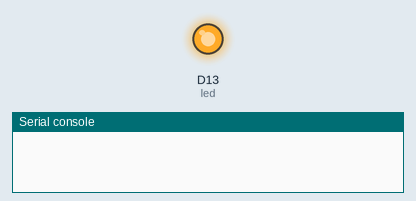
Bench run of a program on a simulated CircuitPython board. On the bench: output pins drawn as LEDs (lit = HIGH), the last lines printed to the serial console.

Above: at 0.05 s.
At 1.0 s:
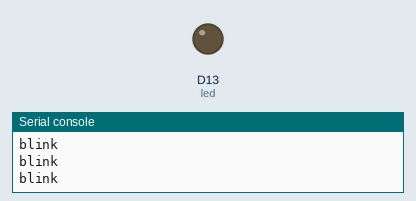
Timing chart, 0 to 3.7 s (numbered marks = the images above):
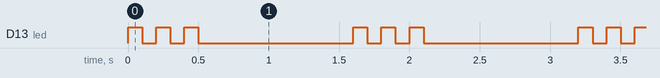

Measured:
- by itself, D13 (led): repeats every 1.6 s: 2 × (LOW 0.10 s, HIGH 0.10 s), LOW 1.1 s, HIGH 0.10 s
- by itself, everything shown: repeats every 1.6 s, in 6 steps

The program:

blink.py
```python
import board
import busio
import digitalio

import time
import adafruit_rfm9x
import gc
from analogio import AnalogIn


led = digitalio.DigitalInOut(board.D13)
led.direction = digitalio.Direction.OUTPUT


def blink(numtimes):
    for i in range(0,numtimes):
        led.value=True
        time.sleep(.1)
        led.value = False
        time.sleep(.1)
        print("blink")


while True:

    blink(3)
    time.sleep(1)
```
